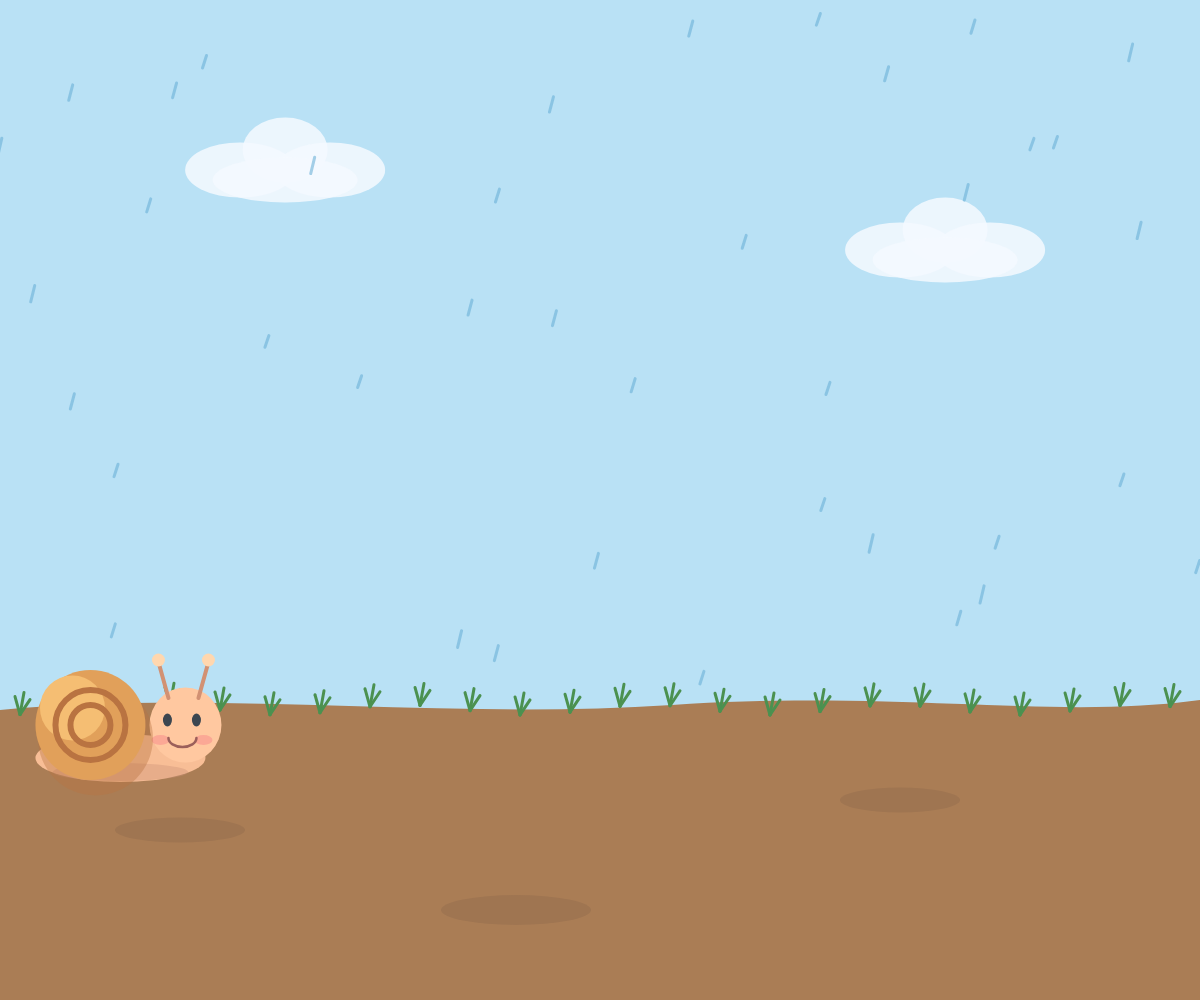
Frame 1 (no input)
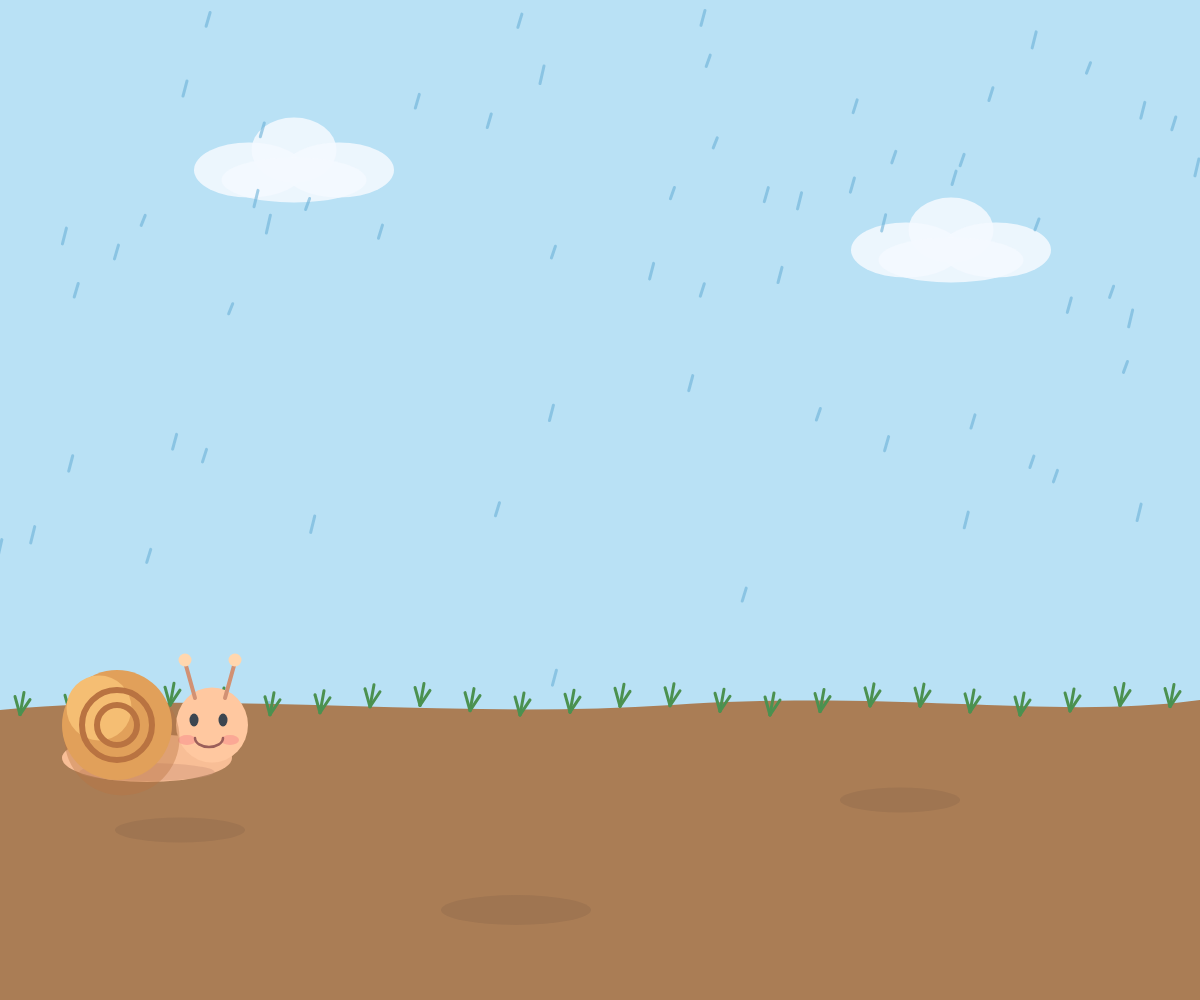
Frame 60 (no input)
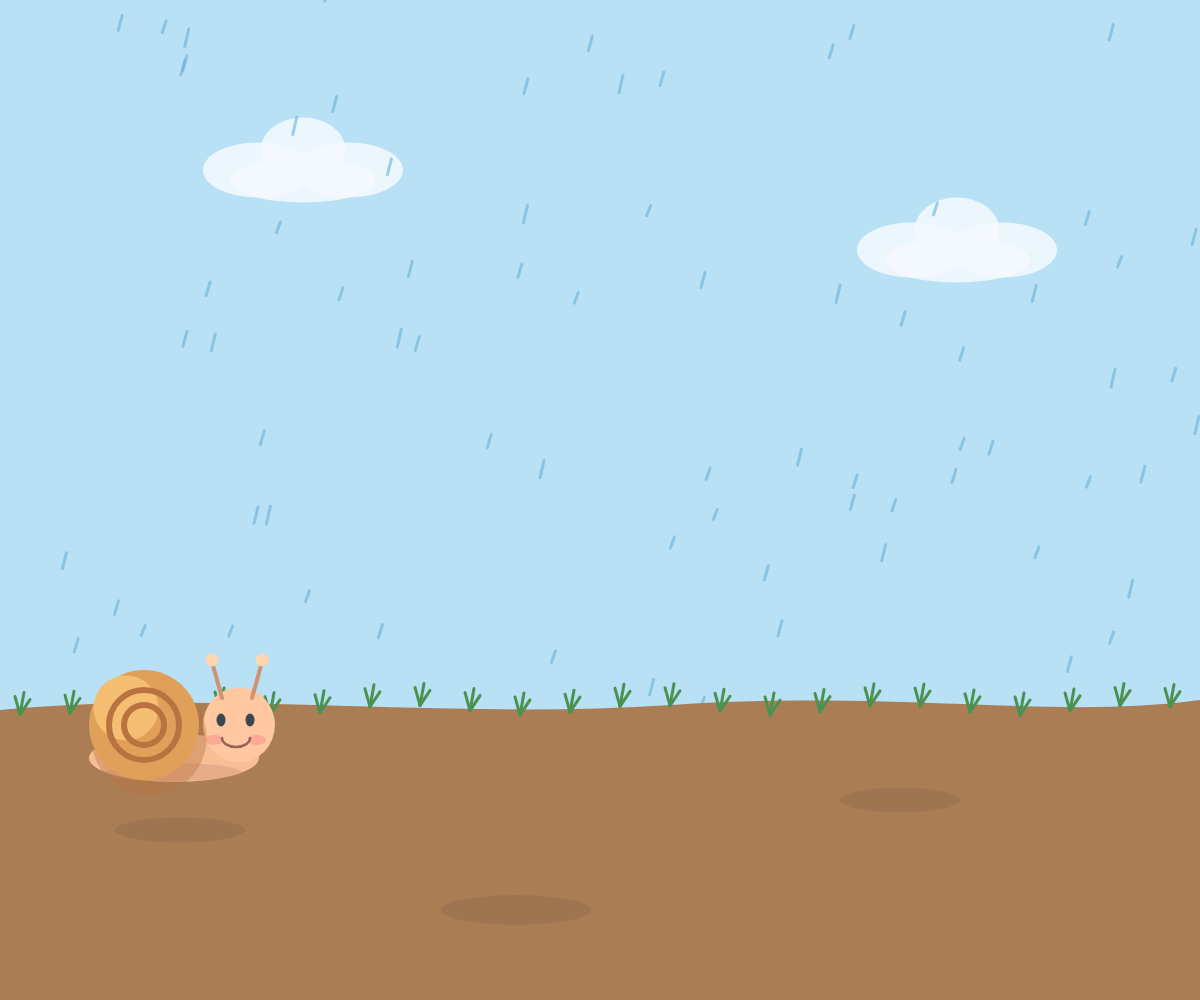
Frame 120 (the mouse pressed at the canvas centre since frame 60)

The p5.js sketch that drew these frames (run headless with seeded random() and noise() and a simulated clock; from frame 60 on, the mouse is pressed at the canvas centre):

// p5.js sketch
// ── sketch.js
let snailX = 120;
let snailY;
let snailSpeed = 0.45;
let hiding = false;

let rain = [];
let clouds = [];

function setup() {
  createCanvas(windowWidth, windowHeight);
  snailY = height * 0.72;

  let c = document.querySelector("canvas");
  c.style.touchAction = "none";
  c.style.userSelect = "none";

  for (let i = 0; i < 100; i++) {
    rain.push({
      x: random(width),
      y: random(-600, height),
      speed: random(4, 7),
      length: random(10, 18)
    });
  }

  clouds = [
    { x: width * 0.2, y: height * 0.17, speed: 0.15 },
    { x: width * 0.75, y: height * 0.25, speed: 0.1 }
  ];
}


function draw() {
  background(185, 225, 245);

  drawClouds();
  drawRain();
  drawGround();
  drawGrass();

  if (!hiding) {
    snailX += snailSpeed;
    if (snailX > width + 100) snailX = -100;
  }

  drawSnail();
}


// =========================
// 云
// =========================

function drawClouds() {
  noStroke();
  fill(245, 250, 255, 220);

  for (let c of clouds) {
    c.x += c.speed;
    if (c.x > width + 150) c.x = -150;

    ellipse(c.x, c.y, 110, 55);
    ellipse(c.x + 45, c.y - 20, 85, 65);
    ellipse(c.x + 90, c.y, 110, 55);
    ellipse(c.x + 45, c.y + 10, 145, 45);
  }
}


// =========================
// 雨
// =========================

function drawRain() {
  stroke(105, 175, 215, 150);
  strokeWeight(3);

  for (let r of rain) {
    line(r.x, r.y, r.x - 4, r.y + r.length);
    r.y += r.speed;

    if (r.y > height) {
      r.y = random(-100, 0);
      r.x = random(width);
    }
  }
}


// =========================
// 土地
// =========================

function drawGround() {
  let y = height * 0.71;

  noStroke();
  fill(170, 125, 85);

  beginShape();
  vertex(0, y);

  bezierVertex(
    width * 0.18, y - 20,
    width * 0.37, y + 10,
    width * 0.56, y - 5
  );

  bezierVertex(
    width * 0.75, y - 20,
    width * 0.88, y + 10,
    width, y - 10
  );

  vertex(width, height);
  vertex(0, height);
  endShape(CLOSE);

  fill(135, 100, 75, 80);

  ellipse(width * 0.15, height * 0.83, 130, 25);
  ellipse(width * 0.43, height * 0.91, 150, 30);
  ellipse(width * 0.75, height * 0.80, 120, 25);
}


// =========================
// 草
// =========================

function drawGrass() {
  let y = height * 0.71;

  stroke(75, 145, 80);
  strokeWeight(3);

  for (let x = 20; x < width; x += 50) {
    let gy = y + sin(x * 0.1) * 5;

    line(x, gy, x - 5, gy - 18);
    line(x, gy, x + 4, gy - 22);
    line(x, gy, x + 10, gy - 15);
  }
}


// =========================
// 蜗牛
// =========================

function drawSnail() {
  push();
  translate(snailX, snailY);

  if (!hiding) {
    drawBody();
    drawHead();
  }

  drawShell();
  pop();
}


// 身体
function drawBody() {
  noStroke();

  fill(248, 190, 150);
  ellipse(0, 38, 170, 48);

  fill(205, 145, 120, 100);
  ellipse(0, 52, 135, 18);
}


// 头
function drawHead() {
  noStroke();
  fill(255, 200, 160);
  ellipse(65, 5, 72, 75);

  stroke(210, 145, 115);
  strokeWeight(4);

  line(48, -22, 38, -58);
  line(78, -22, 88, -58);

  noStroke();
  fill(255, 215, 175);

  ellipse(38, -60, 13, 13);
  ellipse(88, -60, 13, 13);

  fill(60, 70, 80);

  ellipse(47, 0, 9, 13);
  ellipse(76, 0, 9, 13);

  fill(245, 125, 135, 110);

  ellipse(40, 20, 18, 10);
  ellipse(83, 20, 18, 10);

  noFill();
  stroke(155, 95, 90);
  strokeWeight(2.5);

  arc(62, 18, 28, 18, 0, PI);
}


// 壳
function drawShell() {
  noStroke();

  fill(185, 115, 65, 100);
  ellipse(-25, 18, 115, 115);

  fill(225, 160, 90);
  ellipse(-30, 5, 110, 110);

  fill(245, 190, 115);
  ellipse(-48, -12, 65, 65);

  noFill();
  stroke(185, 115, 65);
  strokeWeight(6);

  arc(-30, 5, 70, 70, 0.2, TWO_PI + 0.2);
  arc(-30, 5, 40, 40, 0.4, TWO_PI + 0.4);
}


// =========================
// 点击 / 触摸
// =========================

function checkSnail(x, y) {
  if (dist(x, y, snailX, snailY) < 90) {
    hiding = !hiding;
  }
}

function mousePressed() {
  checkSnail(mouseX, mouseY);
}

function touchStarted() {
  if (touches.length > 0) {
    checkSnail(touches[0].x, touches[0].y);
  }

  return false;
}


// =========================
// 满屏适配
// =========================

function windowResized() {
  resizeCanvas(windowWidth, windowHeight);
  snailY = height * 0.72;
}
